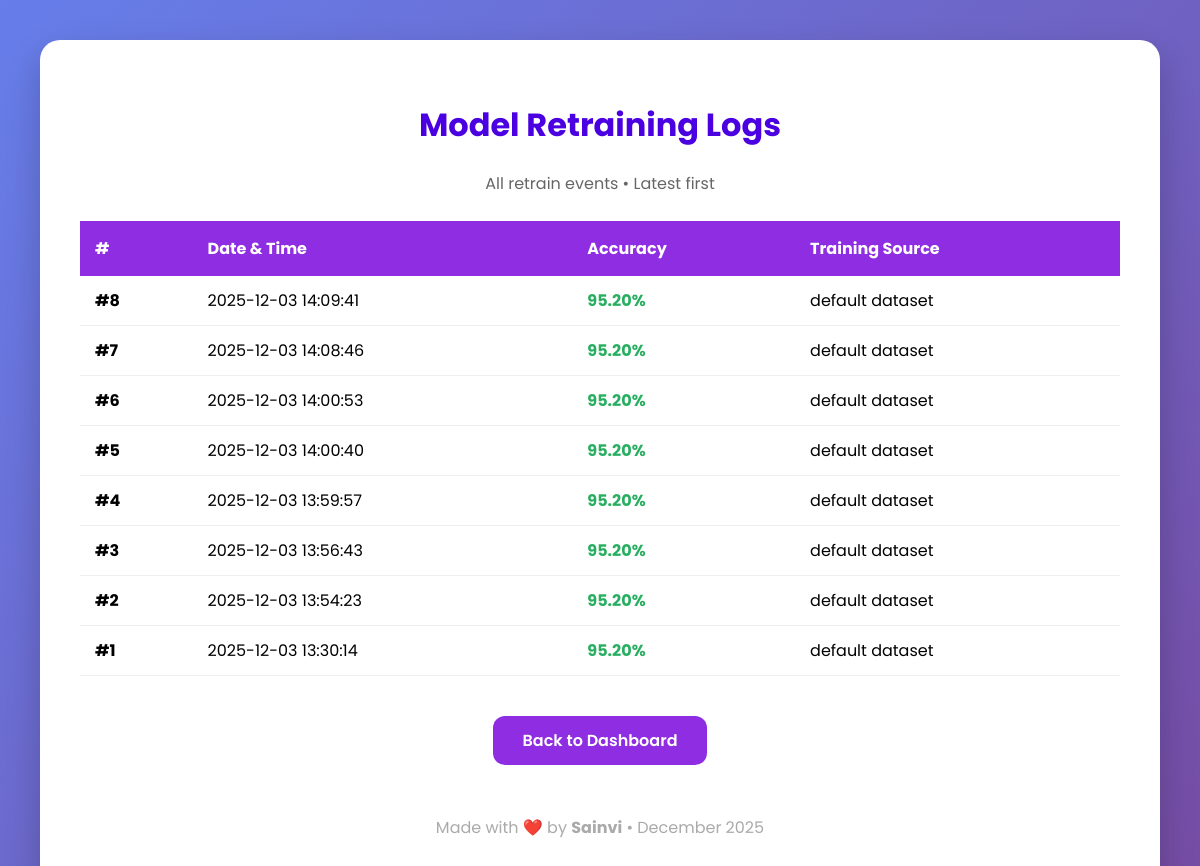
Before: /retrain_logs (signed in) with the older database file.
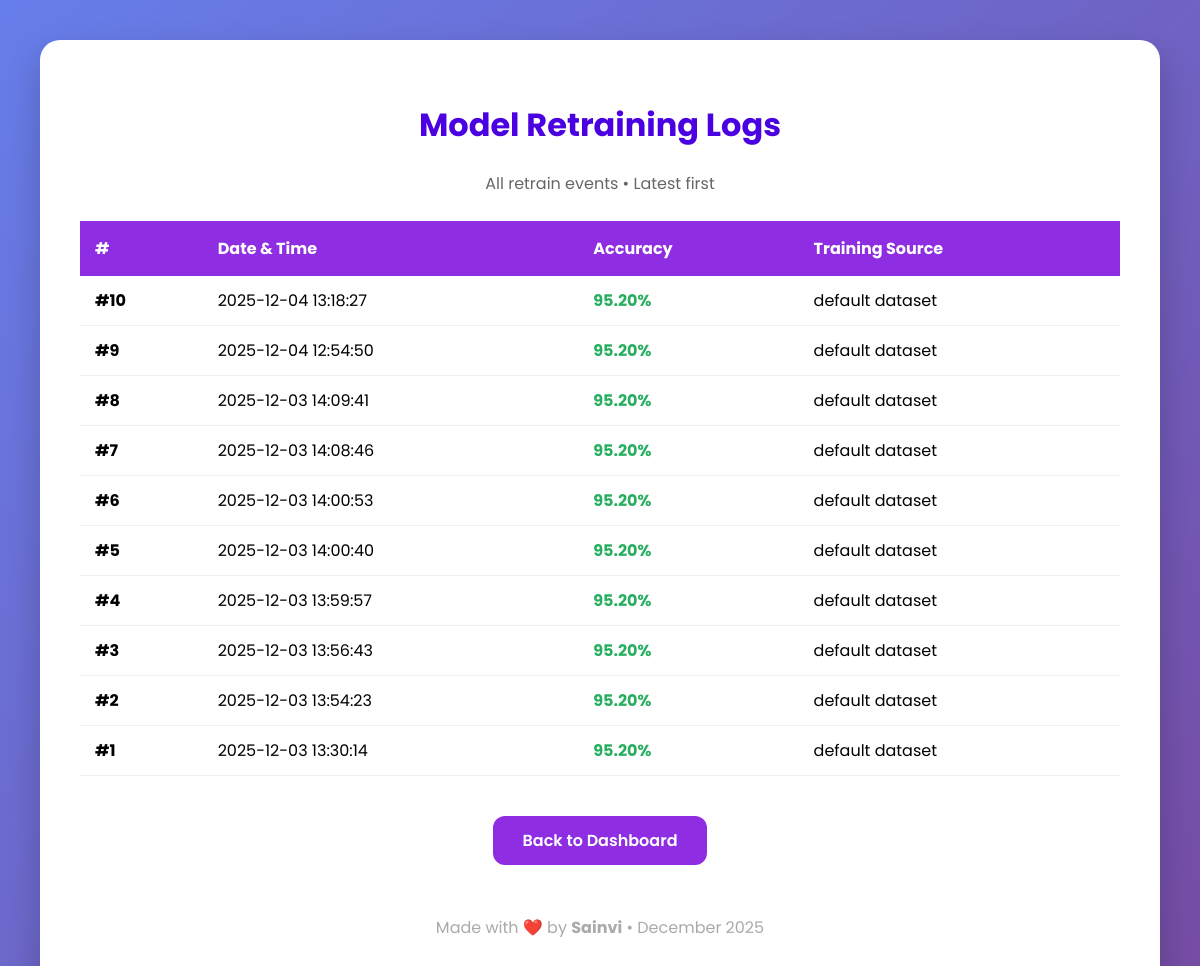
After: the same page with the newer database file.
### tables this page shows
CREATE TABLE retrain_logs (
                id INTEGER PRIMARY KEY AUTOINCREMENT,
                accuracy REAL,
                training_source TEXT,
                timestamp DATETIME DEFAULT CURRENT_TIMESTAMP
            );

### app.py (the view)
@app.route('/retrain_logs')
def retrain_logs():
    if not session.get('admin'):
        return redirect('/admin_login')
    with sqlite3.connect(DB_NAME) as conn:
        conn.row_factory = sqlite3.Row
        cur = conn.cursor()
        cur.execute("SELECT id, timestamp, accuracy, training_source FROM retrain_logs ORDER BY id DESC")
        rows = cur.fetchall()
    return render_template('retrain_logs.html', rows=rows)

### templates/retrain_logs.html (shortened to what this page needs)
<!DOCTYPE html>
<html lang="en">
  <head>
  </head>
  <body>
    <div class="container">
      <h1>Model Retraining Logs</h1>
      <p style="text-align: center; color: #666">
        All retrain events • Latest first
      </p>
      {% if rows|length > 0 %}
      <table>
        <tr>
          <th>#</th>
          <th>Date & Time</th>
          <th>Accuracy</th>
          <th>Training Source</th>
        </tr>
        {% for row in rows %}
        <tr>
          <td><strong>#{{ loop.revindex }}</strong></td>
          <td>{{ row.timestamp }}</td>
          <td>
            <span
              class="{% if row.accuracy >= 95 %}accuracy-high{% elif row.accuracy >= 90 %}accuracy-med{% else %}accuracy-low{% endif %}"
            >
              {{ "%.2f" % row.accuracy }}%
            </span>
          </td>
          <td>{{ row.training_source }}</td>
        </tr>
        {% endfor %}
      </table>
      {% else %}
      <p class="no-logs">
        No retraining events yet.<br />Click "Retrain Model" on the dashboard to
        start!
      </p>
      {% endif %}
      <div style="text-align: center; margin: 40px 0">
        <a href="/admin_dashboard" class="back">Back to Dashboard</a>
      </div>
      <footer>
        <p>Made with ❤️ by <strong>Sainvi</strong> • December 2025</p>
      </footer>
    </div>
  </body>
</html>

Changed rows visible on the page:
added retrain_logs: timestamp "2025-12-04 13:18:27", accuracy "95.20", training_source "default dataset"
added retrain_logs: timestamp "2025-12-04 12:54:50", accuracy "95.20", training_source "default dataset"
